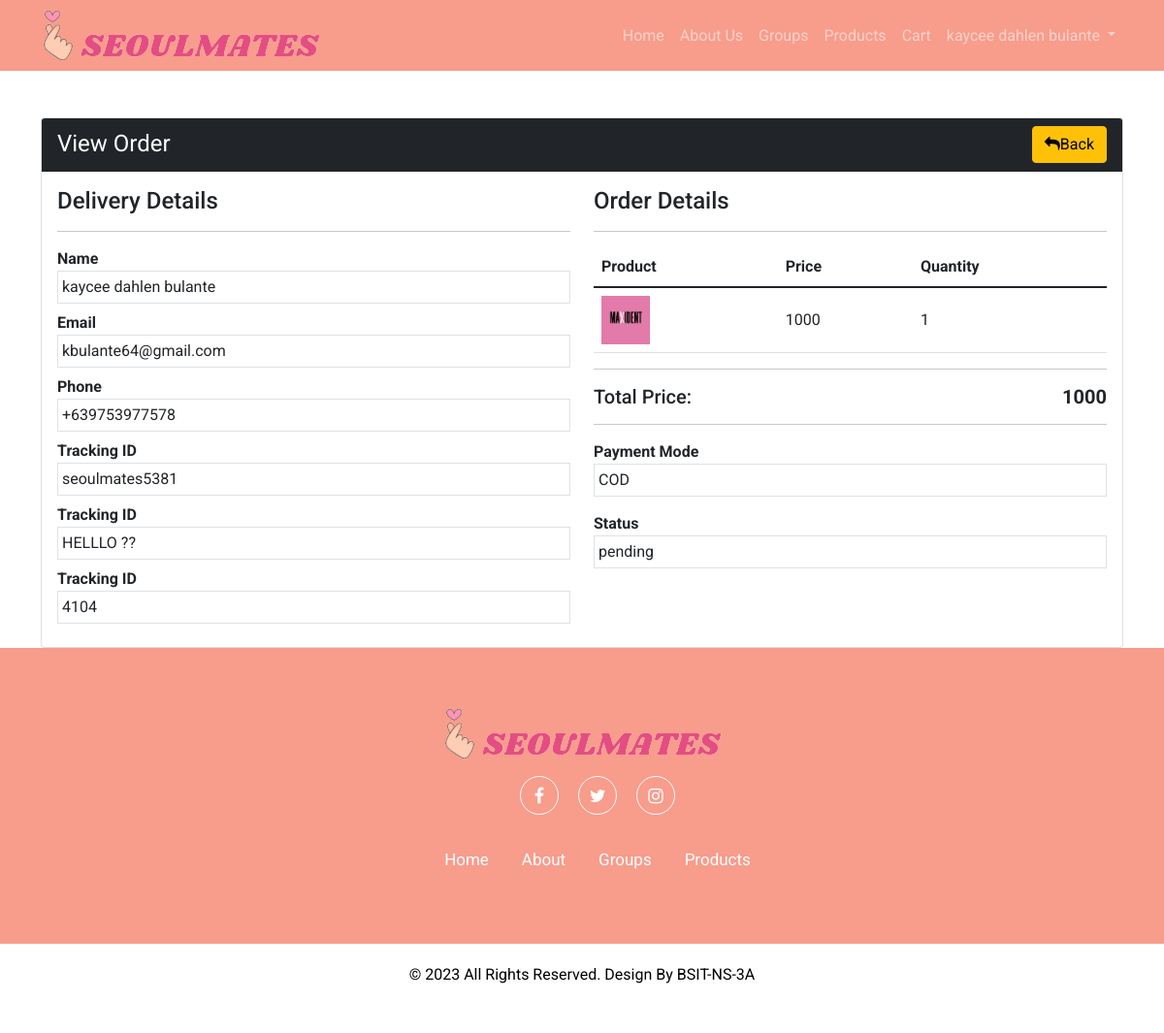
/SEOULMATES/view-order.php?t=seoulmates5381 (signed in), run on the app's committed database.
### tables this page shows
CREATE TABLE `orders` (
  `id` int(11) NOT NULL,
  `tracking_id` varchar(191) NOT NULL,
  `user_id` int(191) NOT NULL,
  `name` varchar(191) NOT NULL,
  `email` varchar(191) NOT NULL,
  `phone` varchar(191) NOT NULL,
  `address` mediumtext NOT NULL,
  `pincode` int(191) NOT NULL,
  `total_price` int(191) NOT NULL,
  `payment_mode` varchar(191) NOT NULL,
  `payment_id` varchar(191) DEFAULT NULL,
  `status` tinyint(4) NOT NULL DEFAULT 0,
  `created_at` timestamp NOT NULL DEFAULT current_timestamp()
);

CREATE TABLE `products` (
  `id` int(11) NOT NULL,
  `category_id` int(11) NOT NULL,
  `product_title` varchar(191) NOT NULL,
  `product_description` mediumtext NOT NULL,
  `price` int(11) NOT NULL,
  `image` varchar(191) NOT NULL,
  `qty` int(11) NOT NULL,
  `best` int(11) NOT NULL,
  `created_at` timestamp NOT NULL DEFAULT current_timestamp() ON UPDATE current_timestamp()
);

CREATE TABLE `order_items` (
  `id` int(11) NOT NULL,
  `order_id` int(191) NOT NULL,
  `prod_id` int(191) NOT NULL,
  `qty` int(191) NOT NULL,
  `price` int(191) NOT NULL,
  `created_at` timestamp NOT NULL DEFAULT current_timestamp()
);

### SEOULMATES/functions/userfunctions.php (called while the page is built, shortened)
<?php
include('config/dbcon.php');
function checkTrackingNoValid($trackingNo)
{
    global $con;
    $userId = $_SESSION['auth_user']['user_id'];
    $query = "SELECT * FROM orders WHERE tracking_id='$trackingNo' AND user_id='$userId'";
    return  mysqli_query($con, $query);
}
?>

### SEOULMATES/view-order.php (the view, shortened to what this page needs)
<?php
include('functions/userfunctions.php');
include("includes/header.php");
if(isset($_GET['t']))
{
    $tracking_no = $_GET['t'];
    $orderData = checkTrackingNoValid($tracking_no);
        ?>
        <?php
}
else{
    ?>
    <h4>Something went wrong</h4>
    <?php
    die();
}
$data=mysqli_fetch_array($orderData);
?>
<div class="py-5">
    <div class="container">
        <div class="">
        <div class="row">
            <div class="col-md-12">
                <div class="card">
                    <div class="card-header bg-dark">
                        <span class="text-white fs-4">View Order</span>
                        <a href="my-orders.php" class="btn btn-warning float-end"><i class="fa fa-reply"></i>Back</a>
                    </div>
                    <div class="card-body">
                        <div class="row">
                            <div class="col-md-6">
                                <h4>Delivery Details</h4>
                                <hr>
                                <div class="row">
                                    <div class="col-md-12 mb-2">
                                        <label class="fw-bold">Name</label>
                                        <div class="border p-1">
                                            <?= $data['name'];?>
                                        </div>
                                    </div>
                                    <div class="col-md-12 mb-2">
                                        <label  class="fw-bold">Email</label>
                                        <div class="border p-1">
                                            <?= $data['email'];?>
                                        </div>
                                    </div>
                                    <div class="col-md-12 mb-2">
                                        <label  class="fw-bold">Phone</label>
                                        <div class="border p-1">
                                            <?= $data['phone'];?>
                                        </div>
                                    </div>
                                    <div class="col-md-12 mb-2">
                                        <label  class="fw-bold">Tracking ID</label>
                                        <div class="border p-1">
                                            <?= $data['tracking_id'];?>
                                        </div>
                                    </div>
                                    <div class="col-md-12 mb-2">
                                        <label  class="fw-bold">Tracking ID</label>
                                        <div class="border p-1">
                                            <?= $data['address'];?>
                                        </div>
                                    </div>
                                    <div class="col-md-12 mb-2">
                                        <label  class="fw-bold">Tracking ID</label>
                                        <div class="border p-1">
                                            <?= $data['pincode'];?>
                                        </div>
                                    </div>
                                </div>
                            </div>
                            <div class="col-md-6">
                                <h4>Order Details</h4>
                                <hr>
                                <table class="table">
                                    <thead>
                                        <tr>
                                            <th>Product</th>
                                            <th>Price</th>
                                            <th>Quantity</th>
                                        </tr>
                                    </thead>
                                    <tbody>
                                <?php
                                    $userId = $_SESSION['auth_user']['user_id'];
                                    $order_query = "SELECT o.id as oid, o.tracking_id, o.user_id, oi.*, oi.qty as orderqty, p.* FROM orders o, order_items oi, products p
                                    WHERE o.user_id='$userId' AND oi.order_id=o.id AND p.id = oi.prod_id AND o.tracking_id='$tracking_no'";
                                    $order_query_run = mysqli_query($con,$order_query);
                                    if(mysqli_num_rows($order_query_run)>0)
                                    {
                                        foreach($order_query_run as $item)
                                        {
                                            ?>
                                            <tr>
                                            <td class="align-middle"><img src="uploads/<?= $item['image']; ?>" width = "50px"  height = "50px" alt="<?=$item['product_title']; ?>"></td>
                                            <td class="align-middle"><?=$item['price']; ?> </td>
                                            <td class="align-middle"><?=$item['orderqty']; ?> </td>
                                        </tr>
                                        <?php
                                        }
                                    }
                                ?>
                                 </tbody>
                                </table>
                                <hr>
                                <h5>Total Price: <span class="float-end fw-bold"><?=$data['total_price']; ?></span> </h4>
                                <hr>
                                <label class="fw-bold">Payment Mode</label>
                                <div class="border p-1 mb-3">
                                    <?=$data['payment_mode']; ?>
                                </div>
                                <label class="fw-bold">Status</label>
                                <div class="border p-1 mb-3">
                                    <?php
                                    if( $data['status']==0)
                                    {
                                        echo"pending";
                                    }
                                    ?>
                                </div>
                            </div>
                        </div>
                    </div>
                </div>
            </div>
        </div>
    </div>
</div>
<?php include("includes/footer.php"); ?>

### SEOULMATES/assets/css/custom.css (style rules this page uses)
* { font-family: 'Roboto', sans-serif; }
a { text-decoration: none; }

### data on the page
orders: name "kaycee dahlen bulante", email "kbulante64@gmail.com", phone "+639753977578", tracking "seoulmates5381", address "HELLLO ??", pincode "4104", products.image (picture), products.price "1000", order_items.qty "1", total_price "1000", payment_mode "COD"

### other printed values
$_SESSION['auth_user']['name'] "kaycee dahlen bulante"
